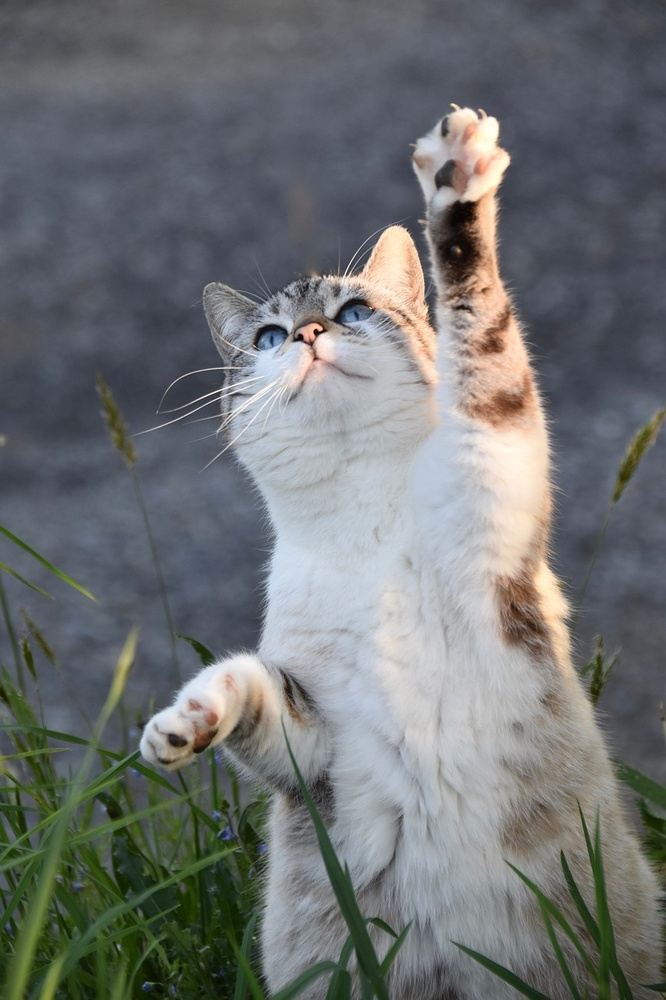
#> input picture img/cat-5098930_1280.jpg, 666 x 1000 px, shrunk from 853 x 1280 before the run
$ python nitika1.py
#> lines starting #> are read from the running program, lines starting #| are printed output that depends on the picture; after the words box and inside, x2 and y2 are one past the last pixel; in counts of white or black regions, pixels touching at a corner belong together
import cv2
from matplotlib import pyplot as plt

path = 'img/cat-5098930_1280.jpg'                                               # 画像のパス
i = cv2.imread(path, 0)                                         # 画像読み込み
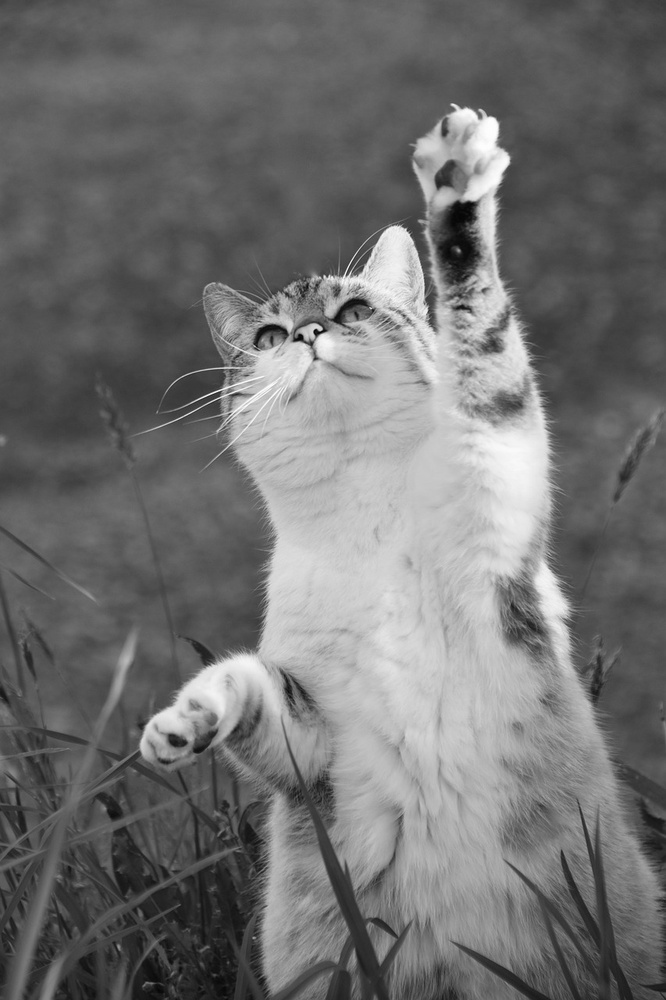
#> i: shape (1000, 666); min 5, max 255, mean 113.3
th = 127                                                        # 閾値
i_max = 255                                                     # 最大輝度値
ret, i_binary = cv2.threshold(i, th, i_max, cv2.THRESH_BINARY)   # 二値化処理
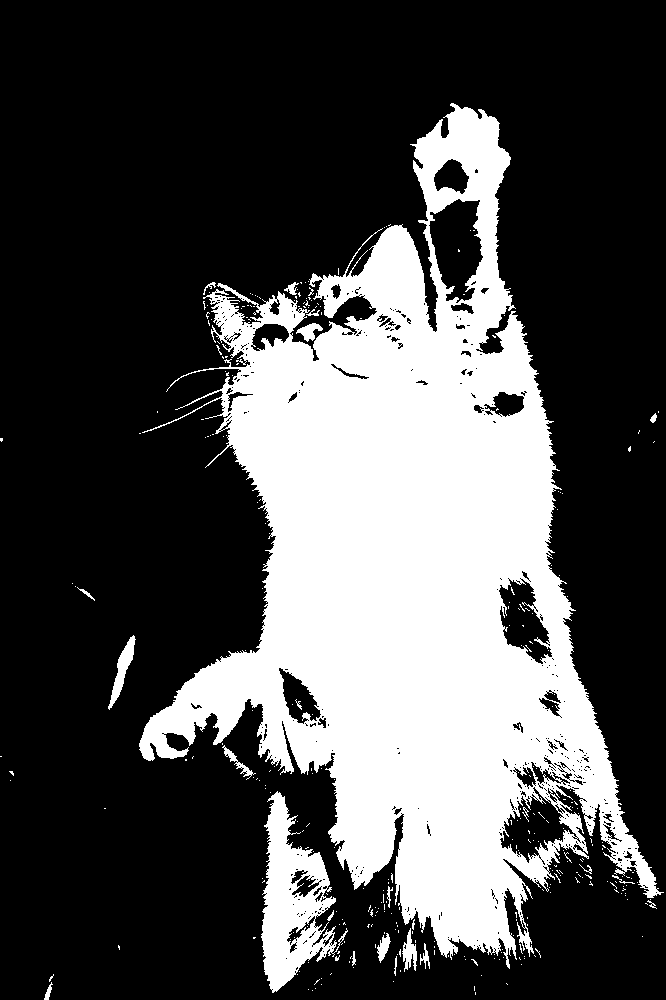
#> i_binary: shape (1000, 666); 30% white; 325 white regions (301 under 20 px), largest, box (x1, y1, x2, y2) and area: (139, 103, 664, 969) 188520, (261, 791, 348, 993) 7934, (108, 635, 136, 710) 647
#> ret = 127
path_o = 'lena_binary.jpg'                           # 出力画像のパス
cv2.imwrite(path_o, i_binary)                        # 画像保存
#ここからグラフ設定
fig = plt.figure()
ax1 = fig.add_subplot(111)

# 画像をプロット
ax1.imshow(i_binary, cmap = 'gray')

# 軸を消す設定
ax1.tick_params(labelbottom = False, bottom = False)
ax1.tick_params(labelleft = False, left = False)

fig.tight_layout()
plt.show()
plt.close()

$ run again, with img/kirei.jpg copied over img/cat-5098930_1280.jpg
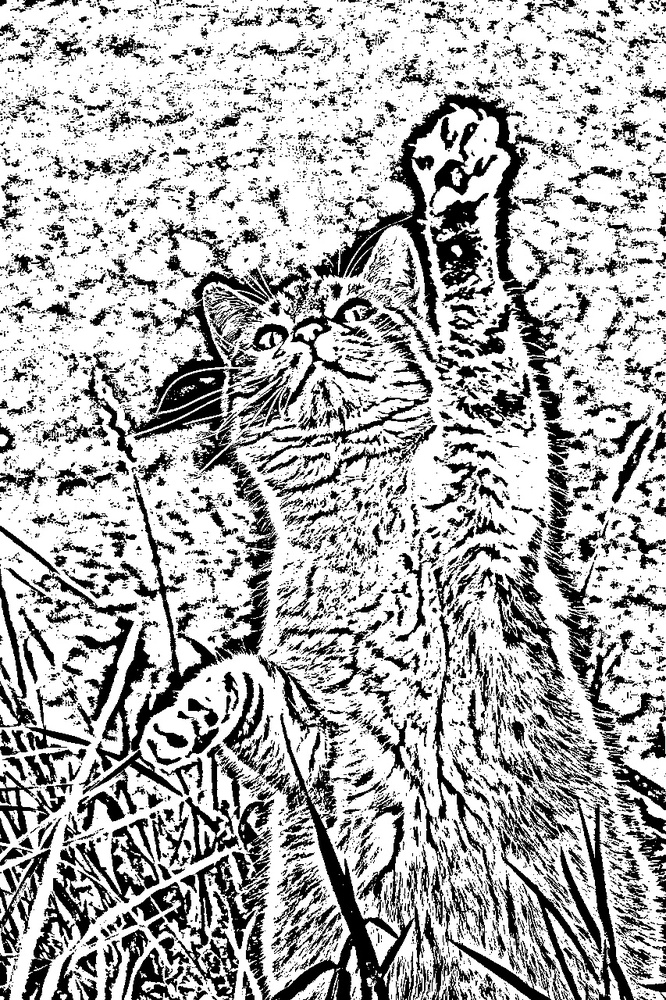
#> input picture img/kirei.jpg, 666 x 1000 px, shrunk from 853 x 1280 before the run
#> i is the input picture: shape (1000, 666); min 0, max 255, mean 174.3
#> `ret, i_binary = cv2.threshold(i, th, i_max, cv2.THRESH_BINARY)`:
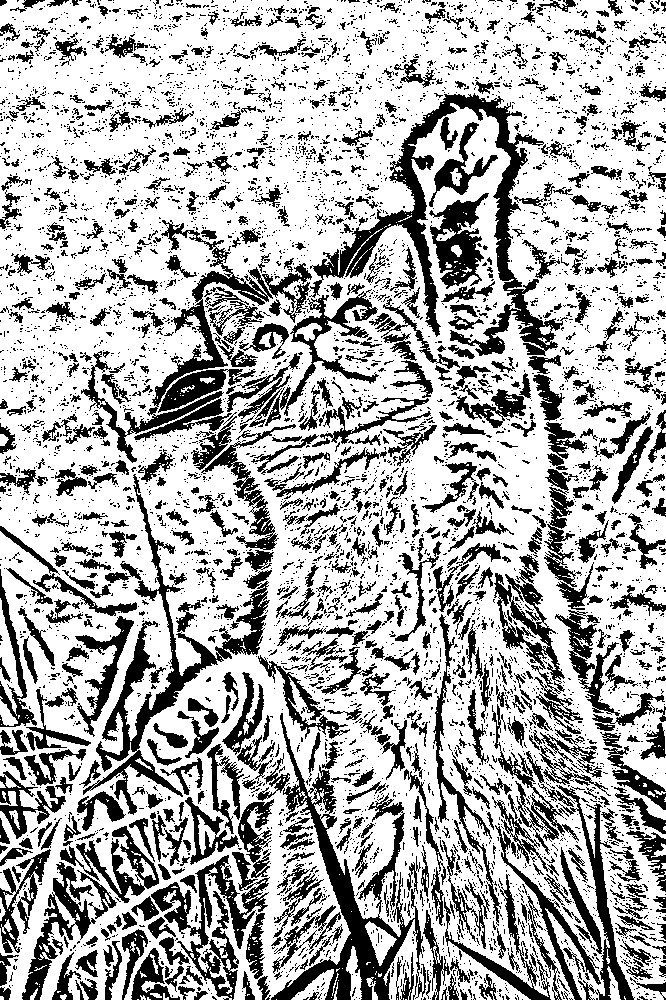
#> i_binary: shape (1000, 666); 69% white; 6273 black regions (5378 under 20 px), largest, box (x1, y1, x2, y2) and area: (309, 93, 568, 356) 11001, (256, 713, 423, 1000) 9423, (83, 474, 272, 815) 7868
#> ret = 127
